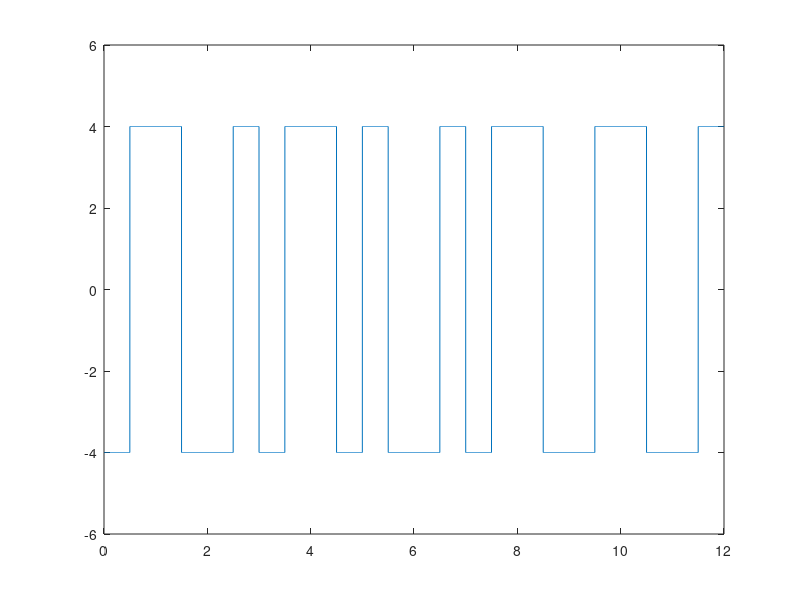

Source code (MATLAB):
clear;

bits = [0,1,1,0,1,0,1,0,1,1,1,1];

bit_rate=1;
voltage=4;
sign = 1;


tmp=voltage;
in = 1;

voltage = sign*voltage;

for i = 1:length(bits)
    if(bits(i)==0)
        y_level(in) = -voltage;
        y_level(in+1) = voltage;
    else 
        y_level(in) = voltage;
        y_level(in+1) = -voltage;
        voltage = -voltage;
    end
    in = in + 2;
end


frequency = 1000;
voltage=tmp;
bit_rate = bit_rate*2;
Time=length(bits)*2/bit_rate;
dt = 1/frequency;
time = 0:dt:Time;

x = 1;

for i = 1:length(time)
    y_value(i)= y_level(x);
    if time(i)*bit_rate>=x
        x= x+1;
    end
end
     

plot(time,y_value);
axis([0 Time -voltage-2 voltage+2]);


% demodulation

i=1;
in=1;
st=1;
tmp=1*sign;

for j=1:length(time)
  dm = y_value(j)/voltage;
  if time(j)*bit_rate>=i
      if mod(in,2)==1
          if dm ~=tmp
            ans_bits(st)=0;
          else 
            ans_bits(st)=1;
            tmp =  -tmp; %middle a trasition ghotlo
          end 
          st = st + 1;
      end
     
      i=i+1;
      in= in+1;
  end
 end

 disp('Demodulation : ')
 disp(ans_bits)